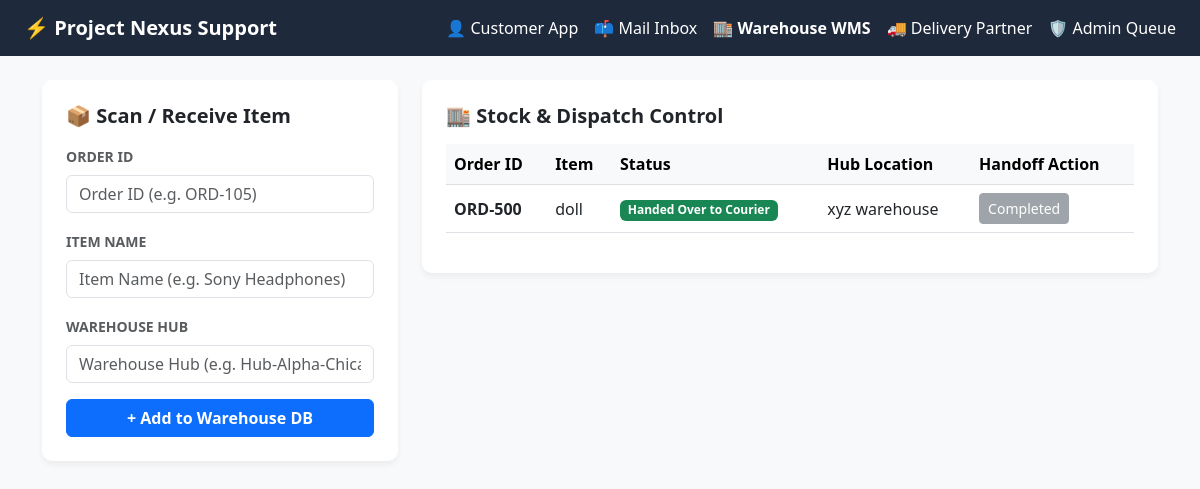
The page /warehouse on the database as committed earlier.
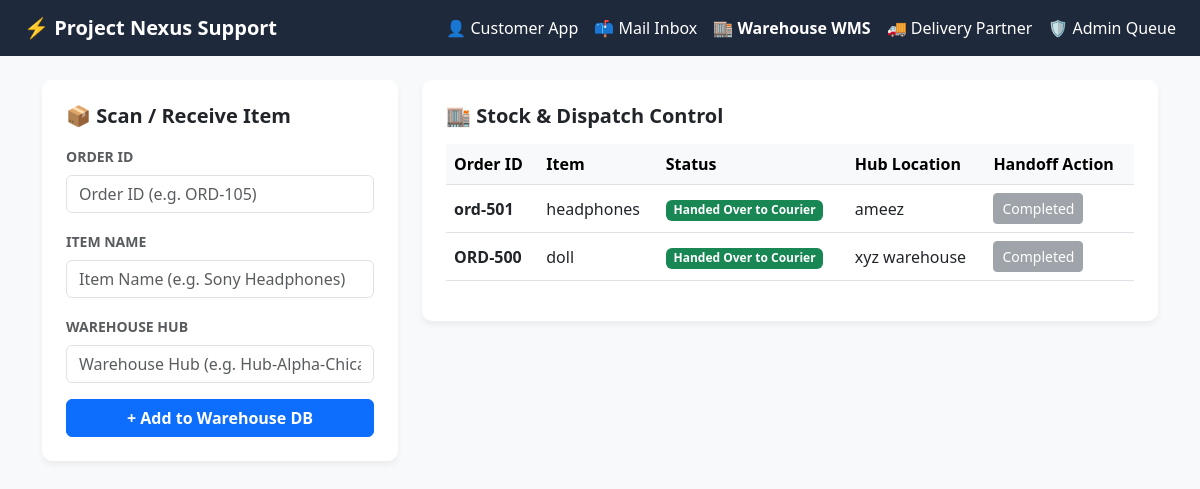
The same page on the database as committed later.
### models.py (models this page shows)
class WarehouseStock(db.Model):
    __tablename__ = 'warehouse_stock'
    order_id = db.Column(db.String(50), primary_key=True)
    item_name = db.Column(db.String(100))
    dispatch_status = db.Column(db.String(50))
    hub_location = db.Column(db.String(100))

### app.py (the view)
@app.route("/warehouse")
def warehouse_portal():
    items = WarehouseStock.query.order_by(WarehouseStock.order_id.desc()).all()
    return render_template("warehouse.html", items=items)

### templates/warehouse.html (shortened to what the changed rows need)
<!DOCTYPE html>
<html lang="en">
<head>
    <link href="https://cdn.jsdelivr.net/npm/bootstrap@5.3.0/dist/css/bootstrap.min.css" rel="stylesheet">
</head>
<body>
    <div class="container">
        <div class="row g-4">
            <div class="col-md-8">
                <div class="card p-4">
                    <div class="table-responsive">
                        <table class="table table-hover align-middle">
                            <thead class="table-light">
                                <tr>
                                    <th>Order ID</th>
                                    <th>Item</th>
                                    <th>Status</th>
                                    <th>Hub Location</th>
                                    <th>Handoff Action</th>
                                </tr>
                            </thead>
                            <tbody>
                                {% if items %}
                                    {% for item in items %}
                                    <tr>
                                        <td class="fw-bold">{{ item.order_id }}</td>
                                        <td>{{ item.item_name }}</td>
                                        <td>
                                            <span class="badge {% if item.dispatch_status == 'Handed Over to Courier' %}bg-success{% elif item.dispatch_status == 'Cancelled' %}bg-danger{% else %}bg-warning text-dark{% endif %}">
                                                {{ item.dispatch_status }}
                                            </span>
                                        </td>
                                        <td>{{ item.hub_location }}</td>
                                        <td>
                                            {% if item.dispatch_status != 'Handed Over to Courier' and item.dispatch_status != 'Cancelled' %}
                                            <form action="/warehouse/handoff/{{ item.order_id }}" method="POST" class="d-inline">
                                                <button type="submit" class="btn btn-sm btn-success fw-bold">Hand Over to Courier</button>
                                            </form>
                                            {% else %}
                                            <button class="btn btn-sm btn-secondary" disabled>Completed</button>
                                            {% endif %}
                                        </td>
                                    </tr>
                                    {% endfor %}
                                {% else %}
                                    <tr>
                                        <td colspan="5" class="text-center text-muted py-4">No warehouse inventory records found. Add an item on the left panel to get started.</td>
                                    </tr>
                                {% endif %}
                            </tbody>
                        </table>
                    </div>
                </div>
            </div>
        </div>
    </div>
</body>
</html>

Rows that differ between the two databases and show on the page:
added WarehouseStock: order_id "ord-501", item_name "headphones", dispatch_status "Handed Over to Courier", hub_location "ameez", shows "Completed"
